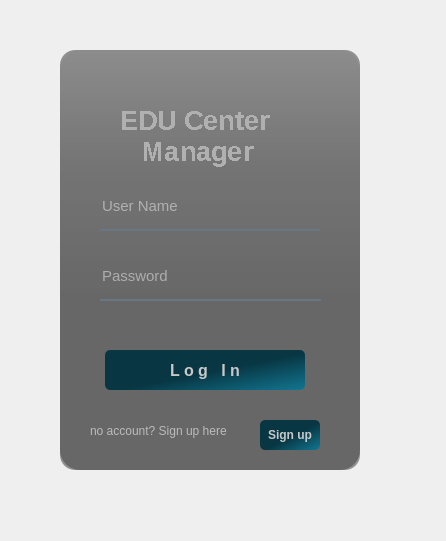
<?xml version="1.0" encoding="UTF-8"?>
<ui version="4.0">
 <class>MainWindow</class>
 <widget class="QMainWindow" name="MainWindow">
  <property name="geometry">
   <rect>
    <x>0</x>
    <y>0</y>
    <width>446</width>
    <height>541</height>
   </rect>
  </property>
  <property name="windowTitle">
   <string>MainWindow</string>
  </property>
  <widget class="QWidget" name="centralwidget">
   <widget class="QWidget" name="widget" native="true">
    <property name="geometry">
     <rect>
      <x>40</x>
      <y>30</y>
      <width>370</width>
      <height>480</height>
     </rect>
    </property>
    <property name="styleSheet">
     <string notr="true">QPushButton#pushButton{
	background-color: qlineargradient(spread:pad, x1:0, y1:0.505682, x2:1, y2:0.477, stop:0 rgba(20, 47, 78, 219), stop:1 rgba(85, 98, 112, 226));
    color:rgba(255,255,255,210);
	border-radius:5px;
}
QPushButton#pushButton:hover{
	background-color: qlineargradient(spread:pad, x1:0, y1:0.505682, x2:1, y2:0.477, stop:0 rgba(40, 47, 98, 219), stop:1 rgba(105, 118, 132, 226));
 
}
QPushButton#pushButton:pressed{
	padding-left:5px;
	padding-top:5px;
	background-color:rgba(105,118,132,200)
}
QPushButton#pushButton_2{
	background-color: qlineargradient(spread:pad, x1:0, y1:0.505682, x2:1, y2:0.477, stop:0 rgba(20, 47, 78, 219), stop:1 rgba(85, 98, 112, 226));
    color:rgba(255,255,255,210);
	border-radius:5px;
}
QPushButton#pushButton_2:hover{
	background-color: qlineargradient(spread:pad, x1:0, y1:0.505682, x2:1, y2:0.477, stop:0 rgba(40, 47, 98, 219), stop:1 rgba(105, 118, 132, 226));
 
}
QPushButton#pushButton_2:pressed{
	padding-left:5px;
	padding-top:5px;
	background-color:rgba(105,118,132,200)
}</string>
    </property>
    <widget class="QLabel" name="Frame">
     <property name="geometry">
      <rect>
       <x>20</x>
       <y>20</y>
       <width>300</width>
       <height>420</height>
      </rect>
     </property>
     <property name="styleSheet">
      <string notr="true">border-image: url(:/newPrefix/login.jpeg);
border-radius:20px;</string>
     </property>
     <property name="text">
      <string/>
     </property>
    </widget>
    <widget class="QLabel" name="Image">
     <property name="geometry">
      <rect>
       <x>20</x>
       <y>20</y>
       <width>300</width>
       <height>420</height>
      </rect>
     </property>
     <property name="styleSheet">
      <string notr="true">background-color: qlineargradient(spread:pad, x1:0, y1:0, x2:0, y2:0.715909, stop:0 rgba(0, 0, 0, 9), stop:0.375 rgba(0, 0, 0, 50), stop:0.835227 rgba(0, 0, 0, 75));
border-image: url(:/newPrefix/login.jpeg);
border-radius:20px;</string>
     </property>
     <property name="text">
      <string/>
     </property>
    </widget>
    <widget class="QLabel" name="DarkShade">
     <property name="geometry">
      <rect>
       <x>20</x>
       <y>20</y>
       <width>300</width>
       <height>420</height>
      </rect>
     </property>
     <property name="styleSheet">
      <string notr="true">background-color:rgba(0,0,0,100);
border-radius:15px;
</string>
     </property>
     <property name="text">
      <string/>
     </property>
    </widget>
    <widget class="QLabel" name="Program_name">
     <property name="geometry">
      <rect>
       <x>80</x>
       <y>60</y>
       <width>201</width>
       <height>91</height>
      </rect>
     </property>
     <property name="font">
      <font>
       <pointsize>20</pointsize>
       <weight>75</weight>
       <bold>true</bold>
       <underline>false</underline>
       <strikeout>false</strikeout>
       <stylestrategy>NoAntialias</stylestrategy>
       <kerning>true</kerning>
      </font>
     </property>
     <property name="styleSheet">
      <string notr="true">color:
rgba(204, 204, 204,220)</string>
     </property>
     <property name="text">
      <string>EDU Center
   Manager</string>
     </property>
    </widget>
    <widget class="QLineEdit" name="UserName">
     <property name="geometry">
      <rect>
       <x>60</x>
       <y>160</y>
       <width>220</width>
       <height>41</height>
      </rect>
     </property>
     <property name="font">
      <font>
       <pointsize>11</pointsize>
      </font>
     </property>
     <property name="styleSheet">
      <string notr="true">background-color: rgba(0, 0, 0,0);
border:none;
border-bottom:2px solid rgba(105,118,132,255);
color:rgba(255, 255, 255,230);
padding-bottom:7px;</string>
     </property>
     <property name="placeholderText">
      <string>User Name</string>
     </property>
    </widget>
    <widget class="QLineEdit" name="Passwd">
     <property name="geometry">
      <rect>
       <x>60</x>
       <y>230</y>
       <width>221</width>
       <height>41</height>
      </rect>
     </property>
     <property name="font">
      <font>
       <pointsize>11</pointsize>
      </font>
     </property>
     <property name="styleSheet">
      <string notr="true">background-color: rgba(0, 0, 0,0);
border:none;
border-bottom:2px solid rgba(105,118,132,255);
color:rgba(255, 255, 255,230);
padding-bottom:7px;</string>
     </property>
     <property name="echoMode">
      <enum>QLineEdit::Password</enum>
     </property>
     <property name="placeholderText">
      <string>Password</string>
     </property>
    </widget>
    <widget class="QPushButton" name="LoginButton">
     <property name="geometry">
      <rect>
       <x>65</x>
       <y>320</y>
       <width>200</width>
       <height>40</height>
      </rect>
     </property>
     <property name="font">
      <font>
       <pointsize>12</pointsize>
       <weight>75</weight>
       <bold>true</bold>
      </font>
     </property>
     <property name="styleSheet">
      <string notr="true">QPushButton#LoginButton{
	background-color: qlineargradient(spread:pad, x1:0.512, y1:0.512, x2:1, y2:1, stop:0.0447761 rgba(8, 54, 67, 255), stop:1 rgba(18, 118, 145, 255));
	border-radius:5px;
color:rgb(200,200,200);
}
QPushButton#LoginButton:hover{	
	background-color: qlineargradient(spread:pad, x1:0.99, y1:1, x2:0, y2:0, stop:0.119403 rgba(19, 122, 150, 255), stop:0.791045 rgba(37, 44, 38, 255));
	border-radius:5px;
color:rgb(170, 170, 170);

}
QPushButton#LoginButton:pressed{
	padding-left:5px;
padding-top:5px;
	background-color: qlineargradient(spread:pad, x1:0.99, y1:1, x2:0, y2:0, stop:0.119403 rgba(4, 29, 36, 255), stop:0.791045 rgba(37, 44, 38, 255));
	border-radius:5px;
color:rgb(170, 170, 170);
}
</string>
     </property>
     <property name="text">
      <string>L o g   I n</string>
     </property>
    </widget>
    <widget class="QLabel" name="QText">
     <property name="geometry">
      <rect>
       <x>50</x>
       <y>390</y>
       <width>151</width>
       <height>21</height>
      </rect>
     </property>
     <property name="styleSheet">
      <string notr="true">color:rgba(255, 255,255,140);</string>
     </property>
     <property name="text">
      <string>no account? Sign up here</string>
     </property>
    </widget>
    <widget class="QPushButton" name="Sign_upButton">
     <property name="geometry">
      <rect>
       <x>220</x>
       <y>390</y>
       <width>60</width>
       <height>30</height>
      </rect>
     </property>
     <property name="maximumSize">
      <size>
       <width>100</width>
       <height>40</height>
      </size>
     </property>
     <property name="font">
      <font>
       <pointsize>9</pointsize>
       <weight>75</weight>
       <bold>true</bold>
      </font>
     </property>
     <property name="styleSheet">
      <string notr="true">QPushButton#Sign_upButton{
	
background-color: qlineargradient(spread:pad, x1:0.512, y1:0.512, x2:1, y2:1, stop:0.0447761 rgba(8, 54, 67, 255), stop:1 rgba(18, 118, 145, 255));
	border-radius:5px;
color:rgb(200,200,200);
}
QPushButton#Sign_upButton:hover{	
	background-color: qlineargradient(spread:pad, x1:0.99, y1:1, x2:0, y2:0, stop:0.119403 rgba(19, 122, 150, 255), stop:0.791045 rgba(37, 44, 38, 255));
	border-radius:5px;
color:rgb(170, 170, 170);

}
QPushButton#Sign_upButton:pressed{
	padding-left:5px;
padding-top:5px;
	background-color: qlineargradient(spread:pad, x1:0.99, y1:1, x2:0, y2:0, stop:0.119403 rgba(4, 29, 36, 255), stop:0.791045 rgba(37, 44, 38, 255));
	border-radius:5px;
color:rgb(170, 170, 170);
}
</string>
     </property>
     <property name="text">
      <string>Sign up</string>
     </property>
    </widget>
    <widget class="QLabel" name="Failure_msg">
     <property name="geometry">
      <rect>
       <x>40</x>
       <y>290</y>
       <width>261</width>
       <height>21</height>
      </rect>
     </property>
     <property name="styleSheet">
      <string notr="true">font: 10pt &quot;MS Shell Dlg 2&quot;;
color:rgb(143, 0, 0);</string>
     </property>
     <property name="text">
      <string/>
     </property>
    </widget>
   </widget>
  </widget>
 </widget>
 <resources>
  <include location="resourse/oop_res.qrc"/>
 </resources>
 <connections/>
</ui>
